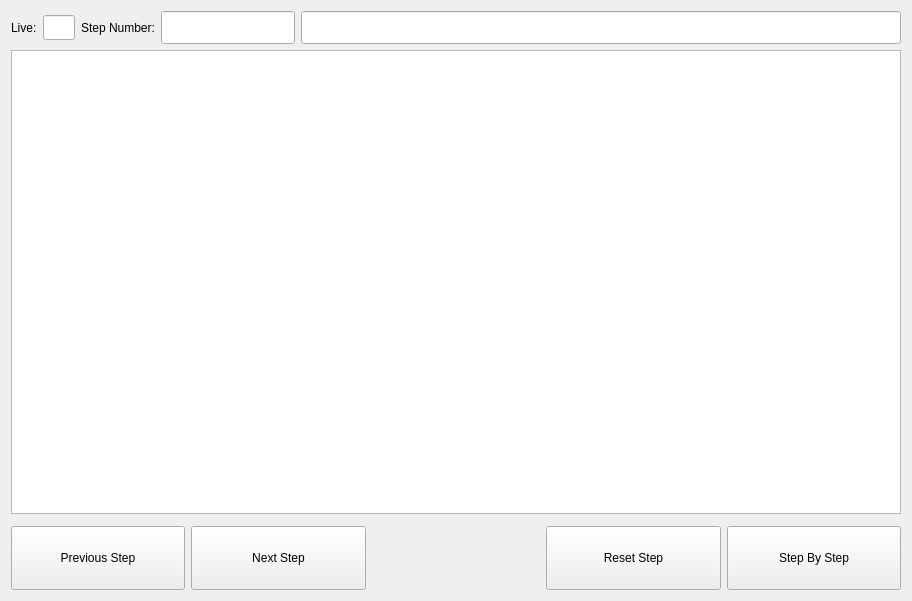
<?xml version="1.0" encoding="UTF-8"?>
<ui version="4.0">
 <class>CycleWindow</class>
 <widget class="QWidget" name="CycleWindow">
  <property name="geometry">
   <rect>
    <x>0</x>
    <y>0</y>
    <width>912</width>
    <height>601</height>
   </rect>
  </property>
  <property name="windowTitle">
   <string>Form</string>
  </property>
  <layout class="QVBoxLayout" name="verticalLayout">
   <item>
    <layout class="QHBoxLayout" name="horizontalLayout_3" stretch="0,0,0,0,1">
     <item>
      <widget class="QLabel" name="lblLive">
       <property name="text">
        <string>Live:</string>
       </property>
      </widget>
     </item>
     <item>
      <widget class="QLineEdit" name="leLiveCounter">
       <property name="font">
        <font>
         <family>Verdana</family>
         <pointsize>10</pointsize>
        </font>
       </property>
       <property name="readOnly">
        <bool>true</bool>
       </property>
      </widget>
     </item>
     <item>
      <widget class="QLabel" name="label">
       <property name="text">
        <string>Step Number:</string>
       </property>
      </widget>
     </item>
     <item>
      <widget class="QLineEdit" name="leStepNumber">
       <property name="font">
        <font>
         <family>Verdana</family>
         <pointsize>16</pointsize>
         <weight>75</weight>
         <bold>true</bold>
        </font>
       </property>
       <property name="readOnly">
        <bool>true</bool>
       </property>
      </widget>
     </item>
     <item>
      <widget class="QLineEdit" name="leStepDescription">
       <property name="minimumSize">
        <size>
         <width>600</width>
         <height>0</height>
        </size>
       </property>
       <property name="font">
        <font>
         <family>Verdana</family>
         <pointsize>16</pointsize>
         <weight>75</weight>
         <bold>true</bold>
        </font>
       </property>
       <property name="readOnly">
        <bool>true</bool>
       </property>
      </widget>
     </item>
    </layout>
   </item>
   <item>
    <widget class="QTableView" name="lvMessages">
     <property name="sizeAdjustPolicy">
      <enum>QAbstractScrollArea::AdjustToContents</enum>
     </property>
     <attribute name="horizontalHeaderVisible">
      <bool>false</bool>
     </attribute>
     <attribute name="horizontalHeaderCascadingSectionResizes">
      <bool>true</bool>
     </attribute>
     <attribute name="horizontalHeaderHighlightSections">
      <bool>false</bool>
     </attribute>
     <attribute name="verticalHeaderVisible">
      <bool>false</bool>
     </attribute>
     <attribute name="verticalHeaderCascadingSectionResizes">
      <bool>true</bool>
     </attribute>
     <attribute name="verticalHeaderHighlightSections">
      <bool>false</bool>
     </attribute>
    </widget>
   </item>
   <item>
    <layout class="QGridLayout" name="btnLayout">
     <property name="topMargin">
      <number>3</number>
     </property>
     <property name="bottomMargin">
      <number>3</number>
     </property>
     <property name="verticalSpacing">
      <number>3</number>
     </property>
    </layout>
   </item>
   <item>
    <layout class="QHBoxLayout" name="horizontalLayout_2">
     <item>
      <widget class="QToolButton" name="btnPrev">
       <property name="sizePolicy">
        <sizepolicy hsizetype="Expanding" vsizetype="Fixed">
         <horstretch>0</horstretch>
         <verstretch>0</verstretch>
        </sizepolicy>
       </property>
       <property name="minimumSize">
        <size>
         <width>64</width>
         <height>64</height>
        </size>
       </property>
       <property name="text">
        <string>Previous Step</string>
       </property>
       <property name="icon">
        <iconset resource="zcontrol.qrc">
         <normaloff>:/pict/prev</normaloff>:/pict/prev</iconset>
       </property>
       <property name="iconSize">
        <size>
         <width>64</width>
         <height>64</height>
        </size>
       </property>
       <property name="toolButtonStyle">
        <enum>Qt::ToolButtonTextBesideIcon</enum>
       </property>
      </widget>
     </item>
     <item>
      <widget class="QToolButton" name="btnNext">
       <property name="sizePolicy">
        <sizepolicy hsizetype="Expanding" vsizetype="Fixed">
         <horstretch>0</horstretch>
         <verstretch>0</verstretch>
        </sizepolicy>
       </property>
       <property name="minimumSize">
        <size>
         <width>64</width>
         <height>64</height>
        </size>
       </property>
       <property name="text">
        <string>Next Step</string>
       </property>
       <property name="icon">
        <iconset resource="zcontrol.qrc">
         <normaloff>:/pict/next</normaloff>:/pict/next</iconset>
       </property>
       <property name="iconSize">
        <size>
         <width>64</width>
         <height>64</height>
        </size>
       </property>
       <property name="toolButtonStyle">
        <enum>Qt::ToolButtonTextBesideIcon</enum>
       </property>
      </widget>
     </item>
     <item>
      <spacer name="horizontalSpacer">
       <property name="orientation">
        <enum>Qt::Horizontal</enum>
       </property>
       <property name="sizeHint" stdset="0">
        <size>
         <width>40</width>
         <height>20</height>
        </size>
       </property>
      </spacer>
     </item>
     <item>
      <widget class="QToolButton" name="btnReset">
       <property name="sizePolicy">
        <sizepolicy hsizetype="Expanding" vsizetype="Fixed">
         <horstretch>0</horstretch>
         <verstretch>0</verstretch>
        </sizepolicy>
       </property>
       <property name="minimumSize">
        <size>
         <width>64</width>
         <height>64</height>
        </size>
       </property>
       <property name="text">
        <string>Reset Step</string>
       </property>
       <property name="icon">
        <iconset resource="zcontrol.qrc">
         <normaloff>:/pict/reset</normaloff>:/pict/reset</iconset>
       </property>
       <property name="iconSize">
        <size>
         <width>64</width>
         <height>64</height>
        </size>
       </property>
       <property name="toolButtonStyle">
        <enum>Qt::ToolButtonTextBesideIcon</enum>
       </property>
      </widget>
     </item>
     <item>
      <widget class="QToolButton" name="btnStepByStep">
       <property name="sizePolicy">
        <sizepolicy hsizetype="Expanding" vsizetype="Fixed">
         <horstretch>0</horstretch>
         <verstretch>0</verstretch>
        </sizepolicy>
       </property>
       <property name="minimumSize">
        <size>
         <width>64</width>
         <height>64</height>
        </size>
       </property>
       <property name="text">
        <string>Step By Step</string>
       </property>
       <property name="icon">
        <iconset resource="zcontrol.qrc">
         <normaloff>:/pict/ladder</normaloff>:/pict/ladder</iconset>
       </property>
       <property name="iconSize">
        <size>
         <width>64</width>
         <height>64</height>
        </size>
       </property>
       <property name="toolButtonStyle">
        <enum>Qt::ToolButtonTextBesideIcon</enum>
       </property>
      </widget>
     </item>
    </layout>
   </item>
  </layout>
 </widget>
 <resources>
  <include location="zcontrol.qrc"/>
 </resources>
 <connections/>
</ui>
